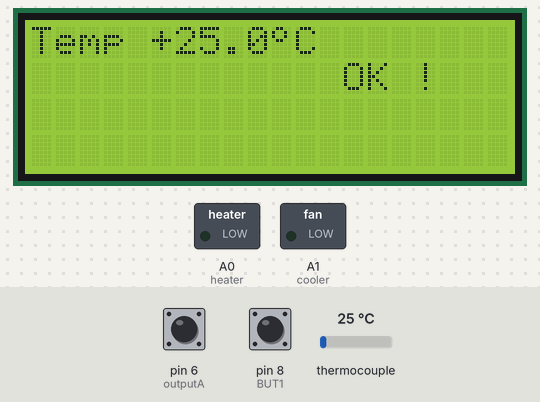
The sketch below on a simulated Arduino Mega 2560, built with avr-gcc and run on an emulated ATmega2560. Shown: 20×4 character LCD, switched loads named in the sketch (green lamp = pin HIGH). Wiring (inferred from the names in the program): MAX6675 thermocouple converter: CS pin 10; MISO pin 12; SCK pin 13. The inputs (shaded band) are chosen by the test bench; at power-on: thermocouple 25 °C, pin 8 (BUT1) HIGH, pin 6 (outputA) HIGH. The local clock reads 2024-03-15 10:24:30 at power-on unless the sketch sets it; storage starts empty; EEPROM starts erased; pins used as bus, display or sensor lines are not drawn; what the sketch prints to the serial monitor is not drawn.

Above: at 7.4 s.
7.5 s: thermocouple set to 29 °C
At 8.7 s:
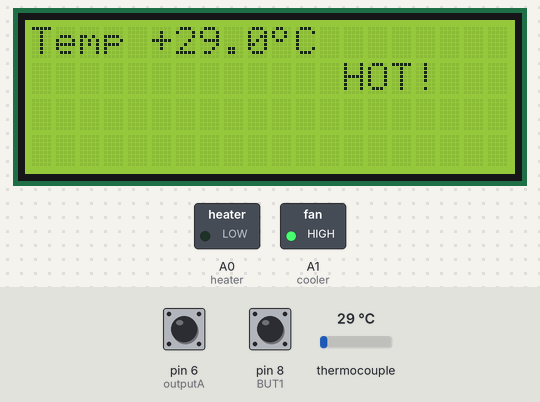
9.0 s: pin 8 (BUT1) pulled LOW for 1 s
At 10.6 s:
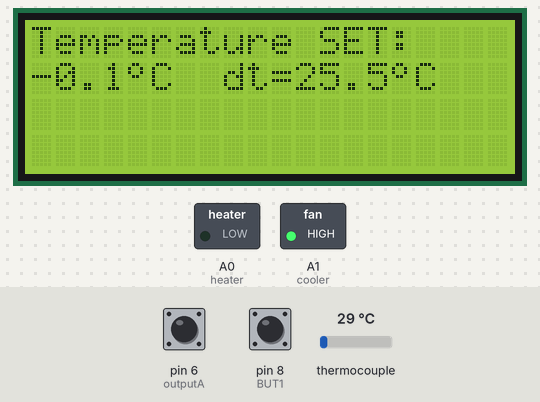
11.5 s: pin 8 (BUT1) pulled LOW for 0.15 s
At 12.6 s:
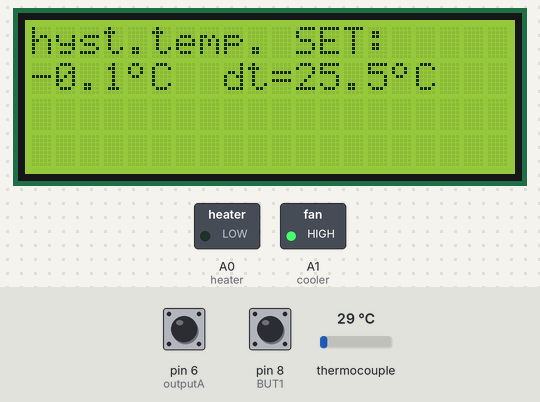
13.4 s: pin 8 (BUT1) pulled LOW for 0.15 s
At 14.6 s:
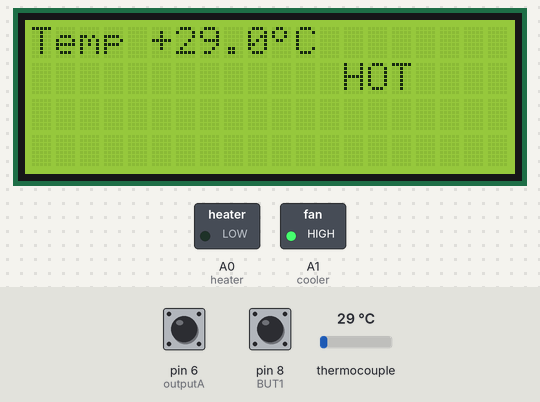
15.1 s: thermocouple set to 0 °C
At 15.4 s:
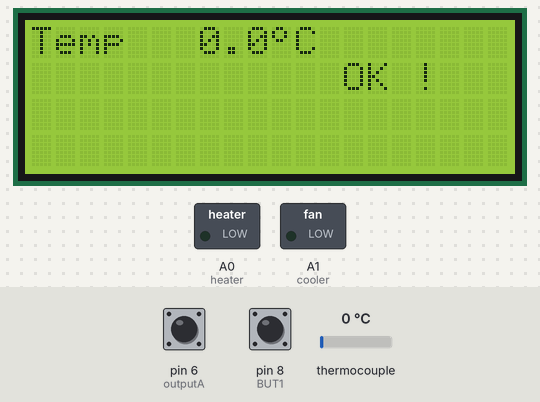
16.6 s: pin 8 (BUT1) pulled LOW for 3.2 s
At 20.6 s:
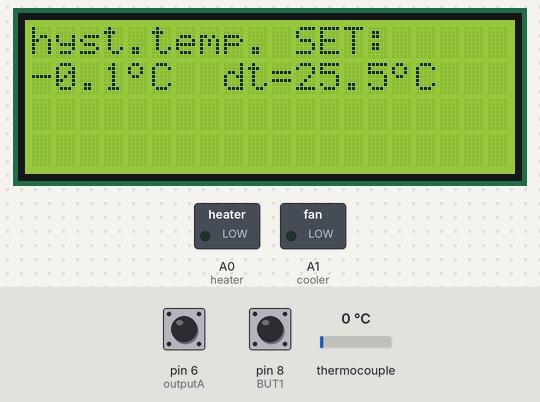
Timing chart, 0 to 22.1 s (numbered marks = the images above; inputs shaded):
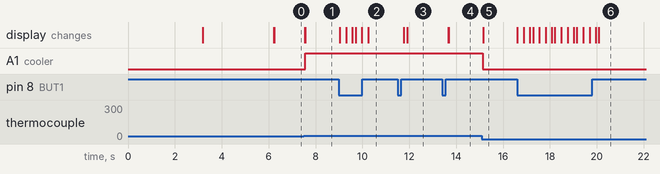

The sketch:

temp_with_max6675_k_type.ino
```cpp
/*    Max6675 Module  ==>   Arduino
      CS              ==>     D10
      SO              ==>     D12
      SCK             ==>     D13
      Vcc             ==>     Vcc (5v)
      Gnd             ==>     Gnd      */

#include <SD.h>
#include <SPI.h>
#include <Wire.h>
#include <RTClib.h>
#include <EEPROM.h>
#include <LiquidCrystal_I2C.h>

RTC_DS3231 rtc;

char daysOfTheWeek[7][12] = {"Sunday", "Monday", "Tuesday", "Wednesday", "Thursday", "Friday", "Saturday"};

LiquidCrystal_I2C lcd(0x27, 20, 4); // set the LCD address to 0x27 for a 16 chars and 2 line display

File templog;

// connect CS pin of sd card module to pin 53 on mega
int pinCS = 10;

// http://arduino.cc/en/Reference/LiquidCrystalCreateChar
byte grad[8] = {
  B01100,
  B10010,
  B10010,
  B01100,
  B00000,
  B00000,
  B00000,
};

#define MAX6675_CS   10
#define MAX6675_SO   12
#define MAX6675_SCK  13

// define pins for relay or leds
#define heater A0
#define cooler A1

// define variable
float temp, t1, reqtemp, temphyst;   // variable for temperature
int tempreached = 0, hstate = 0, cstate = 0, wstate = 0, dstate = 0, humreached = 0;
byte heat;  // is 1 for heater and 0 for cooler

//edit this to increase datalogging speed in sd card
int wait_time = 5;
int wait_count = 0;

/*
  #define BUT1 6    // - switch
  #define BUT2 7    // + switch
  #define BUT3 8    // MENU switch
*/

#define outputA 6
#define outputB 7
#define BUT1 8

int aState;
int aLastState;

byte meniu = 0; // if MENIU = 0 is clasical
// if MENIU = 1 is for temperature set (reqtemp)
// if MENIU = 2 is for dt temperature (temphyst)
// if MENIU = 3 is for HEAT/COOL


void setup()
{
  Serial.begin(9600);
  rtc.begin(); // Initialize the rtc object
  lcd.begin(20, 4);

  if (! rtc.begin()) {
    Serial.println("Couldn't find RTC");
    while (1);
  }

  if (rtc.lostPower()) {
    Serial.println("RTC lost power, lets set the time!");
    // following line sets the RTC to the date & time this sketch was compiled
    rtc.adjust(DateTime(F(__DATE__), F(__TIME__)));
    // This line sets the RTC with an explicit date & time, for example to set
    // January 21, 2014 at 3am you would call:
    // rtc.adjust(DateTime(2014, 1, 21, 3, 0, 0));
  }

  Serial.print("Initializing SD card...");

  if (!SD.begin(10)) {
    Serial.println("initialization failed!");
    while (1);
  }
  DateTime now = rtc.now();
  Serial.println("initialization done.");

  lcd.init();                      // initialize the lcd
  lcd.backlight();
  lcd.createChar(0, grad);

  // define outputs
  pinMode(heater, OUTPUT);
  pinMode(cooler, OUTPUT);

  // set the default state for outputs
  digitalWrite(heater, LOW);
  digitalWrite(cooler, LOW);

  /*
    // set push buttons for menu
    pinMode(BUT1, INPUT);
    pinMode(BUT2, INPUT);
    pinMode(BUT3, INPUT);

    digitalWrite(BUT1, HIGH); // pull-ups on
    digitalWrite(BUT2, HIGH);
    digitalWrite(BUT3, HIGH);
  */

  pinMode (outputA, INPUT);
  pinMode (outputB, INPUT);
  pinMode(BUT1, INPUT);

  lcd.setCursor(0, 0);
  lcd.print("Thermostat");

  delay(3000);
  lcd.clear();

  lcd.setCursor(0, 0);
  lcd.print("original sketch");

  lcd.setCursor(0, 1);
  lcd.print("ver.1.0 GAGAN ");
  delay(3000);
  lcd.clear();

  byte tset1 = EEPROM.read(201);
  byte tset2 = EEPROM.read(202);
  reqtemp = 256 * tset1 + tset2;  // recover the number
  reqtemp = reqtemp / 10;
  temphyst = EEPROM.read(203);
  temphyst = temphyst / 10;
  heat = EEPROM.read(206);

  templog = SD.open("templog.txt", FILE_WRITE);
  if (templog) {
    templog.println("Date,Time,Temp 1,Temp 2,Temp 3,Temp 4,Humidity 1,Humidity 2,Humidity 3,Humidity 4,Average Temp,Average Humidity,Set Values");
    templog.close(); // close the file
  }
  else {
    Serial.println("error opening templog.txt");
  }
  aLastState = digitalRead(outputA);

}

void loop()
{
  DateTime now = rtc.now();
  if (meniu >= 3) meniu = 0;
  if (digitalRead(BUT1) == LOW)
  { meniu = meniu + 1;
    lcd.clear();
    delay(250);
  }


  if (meniu == 0)
  {
    //get sensor values
    temp = readThermocouple();


    //write on lcd
    lcd.setCursor(0, 0);
    lcd.print("Temp ");
    lcd.setCursor(5, 0);

    if (temp < 0)
    {
      t1 = -temp;
    }
    else t1 = temp;

    if ( t1 < 10)
    {
      lcd.print(" ");
    }
    if (temp > 0) lcd.print("+");
    if (temp == 0) lcd.print(" ");
    if (temp < 0) lcd.print("-");
    lcd.print(t1, 1);
    lcd.write(byte(0));
    lcd.print("C  ");


    if (reqtemp - temp > 0.5 && tempreached == 0)
    {
      if (hstate == 0)
      {
        digitalWrite(heater, HIGH);
        digitalWrite(cooler, LOW);
        hstate = 1;
        cstate = 0;
      }
      lcd.setCursor(12, 1);
      lcd.print("COLD");
    }

    else if (temp - reqtemp > 0.5 && tempreached == 0)
    {
      if (cstate == 0)
      {
        digitalWrite(heater, LOW);
        digitalWrite(cooler, HIGH);
        cstate = 1;
        hstate = 0;
      }
      lcd.setCursor(12, 1);
      lcd.print(" HOT");
    }

    else if (reqtemp - temp <= 0.5 && reqtemp - temp >= -0.5 && tempreached == 0)
    {
      tempreached = 1;
      digitalWrite(cooler, LOW);
      digitalWrite(heater, LOW);
      cstate = hstate = 0;
      lcd.setCursor(12, 1);
      lcd.print(" OK !");
    }

    else if (tempreached == 1 && (reqtemp - temp >= temphyst || temp - reqtemp >= temphyst))
    {
      tempreached = 0;

    }
    else
    {
      lcd.setCursor(12, 1);
      lcd.print(" OK !");
    }


    //Saving Temp values
    if (wait_time == wait_count) {
      templog = SD.open("log.txt", FILE_WRITE);
      if (templog) {
        templog.print(now.year(), DEC);
        templog.print('/');
        templog.print(now.month(), DEC);
        templog.print('/');
        templog.print(now.day(), DEC);
        templog.print(",");
        templog.print(now.hour(), DEC);
        templog.print(':');
        templog.print(now.minute(), DEC);
        templog.print(':');
        templog.print(now.second(), DEC);
        templog.print(",");
        templog.print(temp);
        templog.print(",");
        templog.print(reqtemp);
        templog.close(); // close the file
      }

      // if the file didn't open, print an error:
      else {
        Serial.println("error opening log.txt");
      }
      wait_count = 0;
    }
    else if (wait_count < wait_time) {
      wait_count++;
    }

  } // last line for MENIU = 0


  if (meniu == 1) {
    while (meniu == 1) {
      aState = digitalRead(outputA);

      //   reqtempet(tset);
      lcd.setCursor(0, 0);
      lcd.print("Temperature SET:");
      lcd.setCursor(0, 1);
      //   lcd.print("+");
      lcd.print(reqtemp, 1);
      //   lcd.write(0b11011111);
      lcd.write(byte(0));
      lcd.print("C  ");

      lcd.setCursor(8, 1);
      lcd.print("dt=");
      lcd.print(temphyst, 1);
      //   lcd.write(0b11011111);
      lcd.write(byte(0));
      lcd.print("C  ");

      if (aState != aLastState) {

        if (digitalRead(outputB) != aState && reqtemp < 1024) {
          reqtemp = reqtemp + 0.1;
          delay(50);
        } else if (reqtemp > 0) {
          reqtemp = reqtemp - 0.1;
          delay(50);
        }
      }
      aLastState = aState;

      if (digitalRead(BUT1) == LOW)
      { meniu = 2;
        delay(250);
        lcd.clear();
      }
    }
    int reqtemp2 = reqtemp * 10;
    byte tset1 = reqtemp2 / 256;
    byte tset2 = reqtemp2 - tset1 * 256;
    EEPROM.write(201, tset1);  // partea intreaga
    EEPROM.write(202, tset2);   // rest
    delay (100);
  }   // end loop for MENIU = 1


  if (meniu == 2) {
    // if (tmax <= tmin) tmax = tmin + 10;
    while (meniu == 2) {
      aState = digitalRead(outputA);
      //    maxim(dt/10); // this is number to diplay
      //    temphyst(dt); // this is number to diplay
      lcd.setCursor(0, 0);
      lcd.print("hyst.temp. SET:");
      lcd.setCursor(0, 1);
      //   lcd.print("+");
      lcd.print(reqtemp, 1);
      //   lcd.write(0b11011111);
      lcd.write(byte(0));
      lcd.print("C  ");

      lcd.setCursor(8, 1);
      lcd.print("dt=");
      lcd.print(temphyst, 1);
      //   lcd.write(0b11011111);
      lcd.write(byte(0));
      lcd.print("C  ");

      if (aState != aLastState) {

        if (digitalRead(outputB) != aState) {
          temphyst = temphyst + 0.1;
          delay(50);
        } else {
          temphyst = temphyst - 0.1;
          delay(50);
        }
      }
      aLastState = aState;

      if (digitalRead(BUT1) == LOW)
      { meniu = 3;
        delay(250);
        lcd.clear();
      }
      //   delay(15);
    }
    if (temphyst < 0.1) temphyst = 0.1;
    EEPROM.write(203, temphyst * 10);
  }  // end loop for MENIU = 2


  if (meniu == 3) {
    while (meniu == 5) {
      aState = digitalRead(outputA);
      lcd.setCursor(0, 0);
      lcd.print("thermostat type:");
      lcd.setCursor(0, 1);

      if (heat == 1)
      {
        lcd.print("HEATER ");
      }
      if (heat == 0)
      {
        lcd.print("COOLER ");
      }

      if (aState != aLastState) {

        if (digitalRead(outputB) != aState) {
          heat = 0;
          delay(50);
        } else {
          heat = 1;
          delay(50);
        }
      }
      aLastState = aState;

      if (digitalRead(BUT1) == LOW)
      { meniu = 3;
        delay(250);
        lcd.clear();
      }
    }
    EEPROM.write(206, heat);
  }   // end loop for end MENIU = 3
}   // last line in main loop

double readThermocouple() {

  uint16_t v;
  pinMode(MAX6675_CS, OUTPUT);
  pinMode(MAX6675_SO, INPUT);
  pinMode(MAX6675_SCK, OUTPUT);

  digitalWrite(MAX6675_CS, LOW);
  delay(1);

  // Read in 16 bits,
  //  15    = 0 always
  //  14..2 = 0.25 degree counts MSB First
  //  2     = 1 if thermocouple is open circuit
  //  1..0  = uninteresting status

  v = shiftIn(MAX6675_SO, MAX6675_SCK, MSBFIRST);
  v <<= 8;
  v |= shiftIn(MAX6675_SO, MAX6675_SCK, MSBFIRST);

  digitalWrite(MAX6675_CS, HIGH);
  if (v & 0x4)
  {
    // Bit 2 indicates if the thermocouple is disconnected
    return NAN;
  }

  // The lower three bits (0,1,2) are discarded status bits
  v >>= 3;

  // The remaining bits are the number of 0.25 degree (C) counts
  return v * 0.25;
}
```

Measured:
- the behaviour switches between 25 and 26 °C on thermocouple (found by bisection; images 0 and 1)
- after the input at 7.5 s, A1 (cooler): LOW → HIGH after 0.05 s; the display: first changes at once (image 1 shows a later state)
- after the input at 9.0 s, the display: first changes at once (image 2 shows a later state)
- after the input at 11.5 s, the display: first changes after 0.27 s (image 3 shows a later state)
- after the input at 13.4 s, the display: first changes after 0.27 s (image 4 shows a later state)
- after the input at 15.1 s, A1 (cooler): HIGH → LOW at once; the display: changes after 0.05 s (image 5)
- after the input at 16.6 s, the display: first changes at once (image 6 shows a later state)
